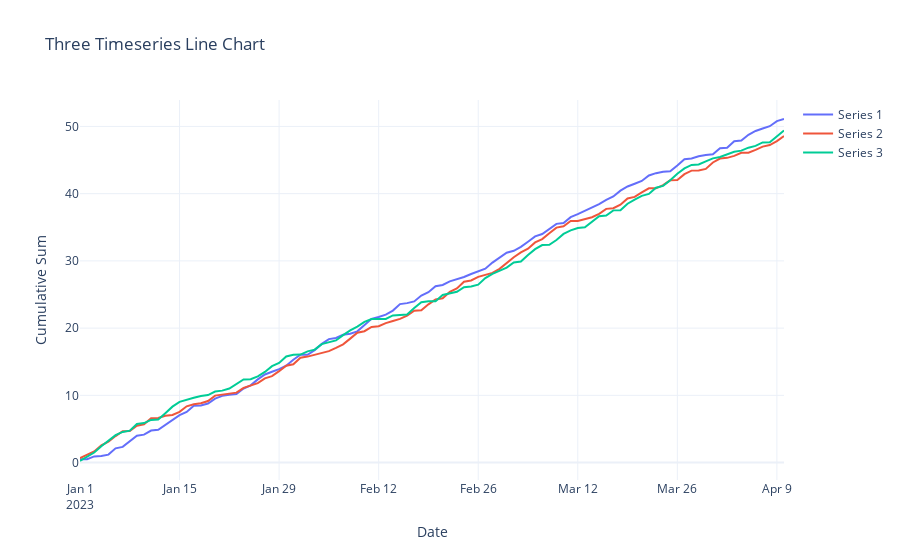

The notebook cell saved with this chart:
### Code cell
import plotly.graph_objects as go

# Creating a date range
dates = pd.date_range("2023-01-01", periods=100)

# Generating three time series of random data
data_series_1 = np.random.rand(100).cumsum()
data_series_2 = np.random.rand(100).cumsum()
data_series_3 = np.random.rand(100).cumsum()

# Creating a Plotly figure
fig = go.Figure()

# Adding series to the figure
fig.add_trace(go.Scatter(x=dates, y=data_series_1, mode='lines', name='Series 1'))
fig.add_trace(go.Scatter(x=dates, y=data_series_2, mode='lines', name='Series 2'))
fig.add_trace(go.Scatter(x=dates, y=data_series_3, mode='lines', name='Series 3'))

# Updating the layout of the plot
fig.update_layout(
    title='Three Timeseries Line Chart',
    xaxis_title='Date',
    yaxis_title='Cumulative Sum',
    template="plotly_white"
)

# Showing the plot
fig.show()
